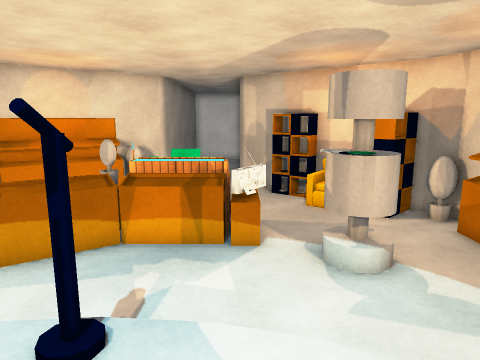
view 1 (above)

16 first-person views from a walk through a 3-D level made in the Unity game engine. The camera is 1.4 m above the floor, tilts 10° down and sees 70° across. The floor is counted in squares, 0.5 m on a side. Each view is taken from the middle of a square. On the plan, view 1 faces up. The plan holds only what a view shows up to about 20 squares ahead; the rest is blank. The player character is not drawn. Surface patterns are stand-ins for the level's own textures.

view 2
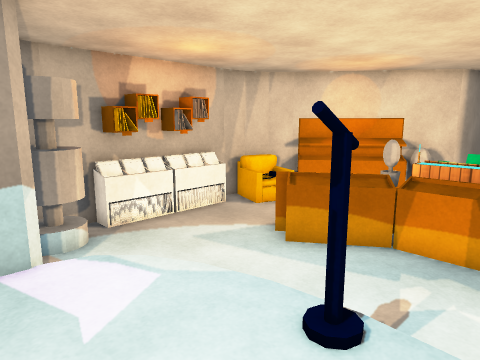

view 3
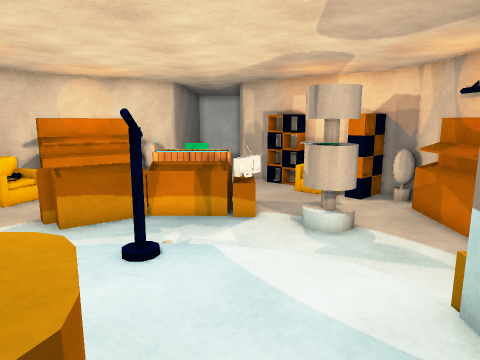

view 4
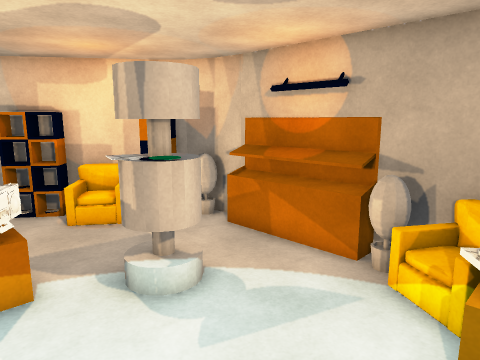

view 5
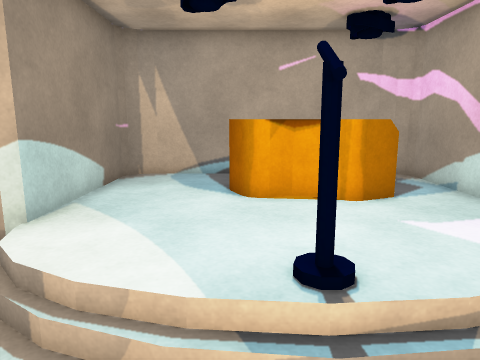

view 6
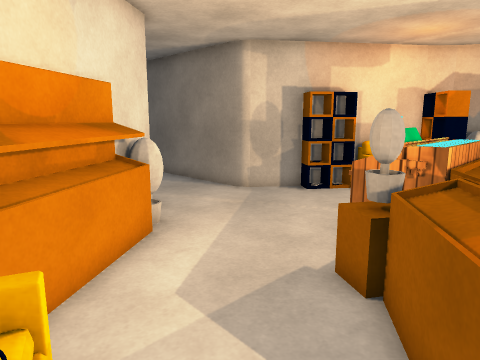

view 7
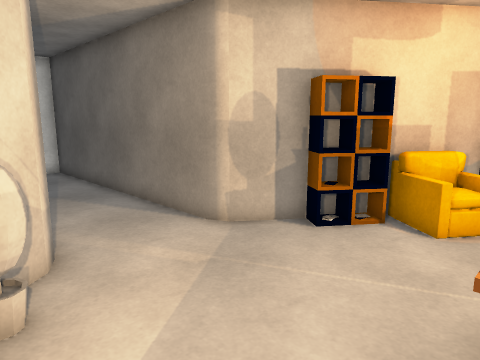

view 8
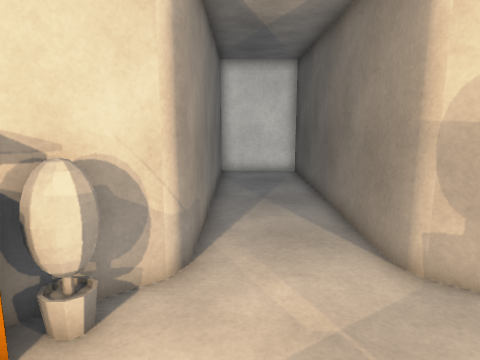

view 9
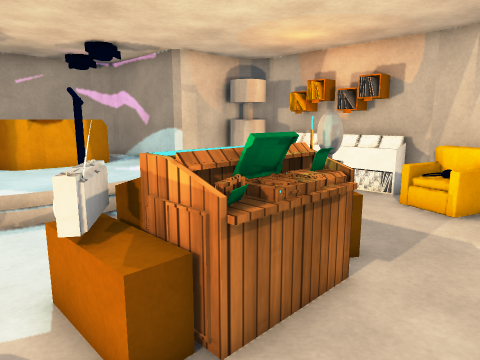

view 10
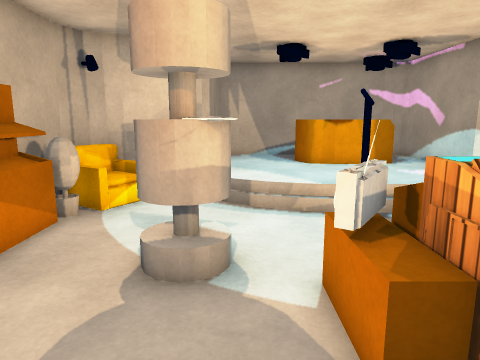

view 11
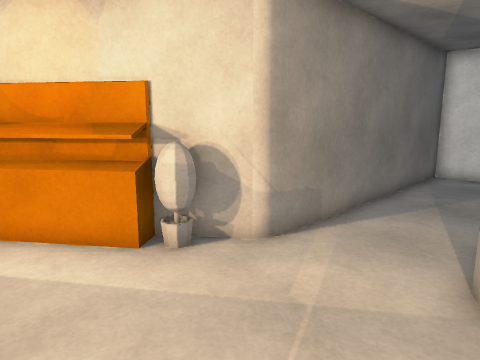

view 12
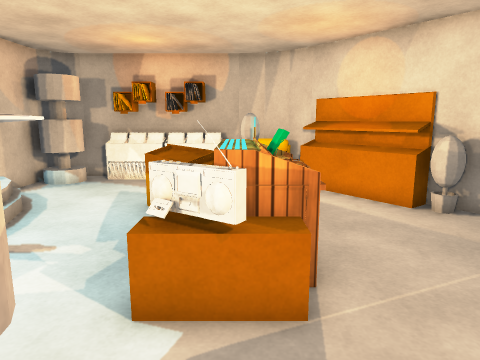

view 13
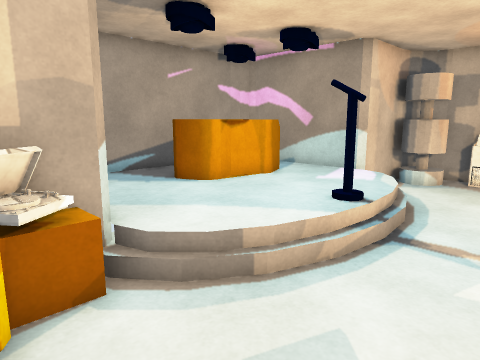

view 14
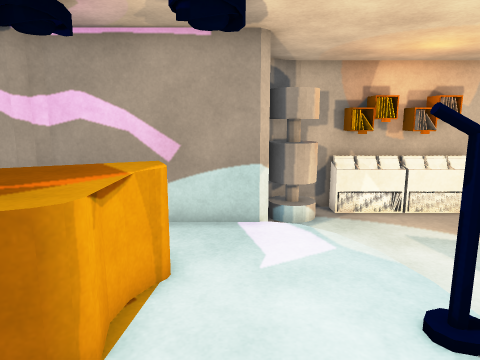

view 15
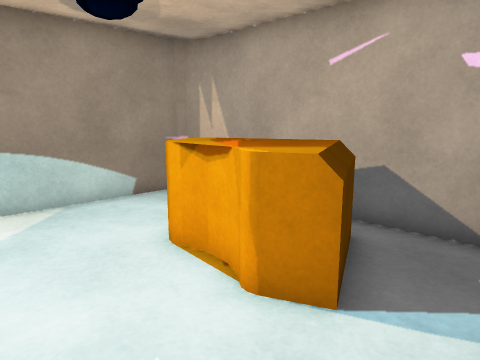

view 16
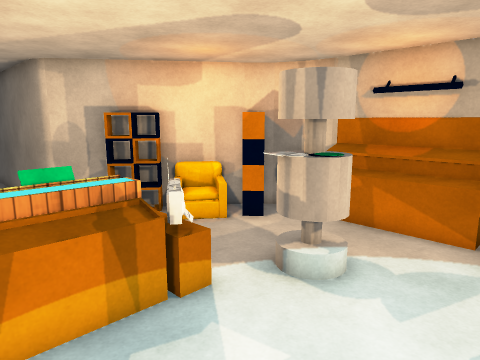

### Floor plan
Key: @ floor where view 1 was taken; # wall or solid block; . main floor; : floor 0.5 m higher than the main floor; / step, stairs or slope; = window, fence, low wall or low ledge; ^ raised ledge; O other object.
Columns run from 12 left of view 1 to 8 right of it. Each row starts with its distance up from view 1.
 32         #####
 31         #...#
 30         #...#
 29         #...#
 28         #...#
 27         #...#
 26         #...#
 25         #...#
 24         #...#
 23         #...#
 22         #...#
 21         #...#
 20         #...#
 19        ##...##
 18      ###.....##
 17     ##O.......##
 16   ###OO.......#####
 15  ##OOO.........OOO#
 14  #OO...........OOO##
 13 ###=............O####
 12 ## ....OOOOOOO.....O#
 11 #OO....OOOOOOO.....=#
 10 #O...OOOOOOOOO.....^#
  9 OO...OOOO...O.OOO..=#
  8 #O....O.......OOO..=#
  7 OO.................=#
  6 #O.................^#
  5 #O.......///...... ##
  4 #OO...///:O:///...  #
  3 #OO../::::O::::/O#
  2 #####/:::::::::#O##
  1     ##:::::::::#
  0      #::O:::@::#
 -1      #:OOOOO:::#
 -2      #:OOOOO:::#
 -3      #::OOO::::#
 -4      #:::::::::#
 -5      ###########

Positions as (right, up) in squares from view 1, and headings:
1: (0, 0), facing up
2: (0, 0), facing up-left
3: (0, -3), facing up
4: (-1, 2), facing up-right
5: (-1, 8), facing down
6: (-10, 9), facing up-right
7: (-6, 12), facing up-right
8: (-3, 13), facing up
9: (2, 15), facing down-left
10: (2, 15), facing down
11: (1, 13), facing up-left
12: (5, 11), facing left
13: (6, 8), facing down-left
14: (2, 1), facing left
15: (-7, 3), facing down-right
16: (-4, 4), facing up-right
